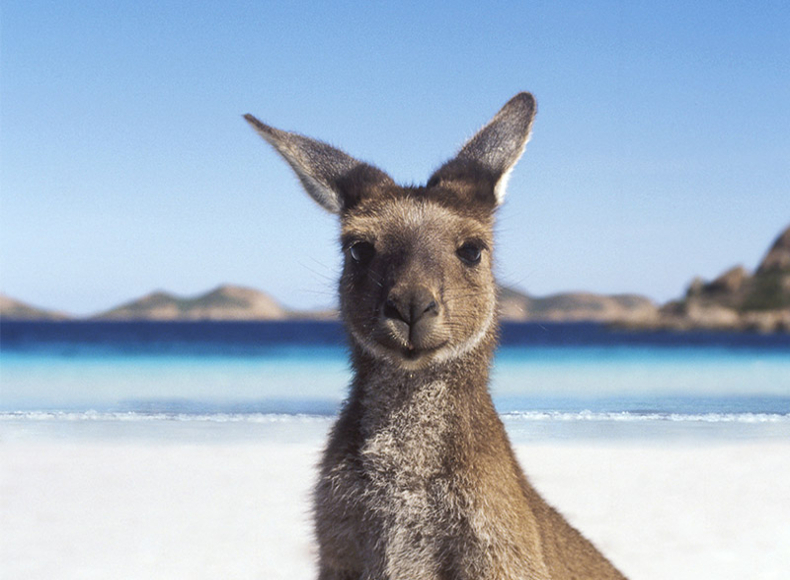
#> input picture kangaroo.jpg, 790 x 580 px
$ jupyter execute --allow-errors 'Assignment 3.ipynb'   (shell and % lines are left out)
#> lines starting #> are read from the running program, lines starting #| are printed output that depends on the picture
### cifar.py
import pickle
import skimage
import numpy as np

def load_cifar10(filename):
    """
    Loads a single batch of CIFAR images (10,000) from the given `filename`.

    In the CIFAR distribution, the color channels are placed as blocks
    within each image, meaning that all red pixels come before the green pixels
    which again are placed before the blue pixels.

    The images returned from this function are converted to the channel-interleaved representation,
    where the red, green, and blue channels for a single pixel are next to each other.
    """
    side_len = 32 # Square images of side length `side_len`
    n_pixels_per_image = side_len * side_len
    with open(filename, 'rb') as f:
        cifar = pickle.load(f, encoding='bytes')
        # Change binary keys to string keys
        cifar = {str(key, encoding='ascii'): val for key, val in cifar.items()}

        images_rgb_in_blocks = skimage.img_as_float(cifar['data'])

        n_images = images_rgb_in_blocks.shape[0]
        n_channels = 3
        n_pixels_per_image = side_len * side_len

        images_rgb = np.zeros(n_images * n_pixels_per_image * n_channels)

        for channel_i in range(n_channels):
            channel = images_rgb_in_blocks.T[channel_i*n_pixels_per_image:(channel_i+1)*n_pixels_per_image]
            images_rgb[channel_i::n_channels] = channel.T.ravel()

        cifar['data'] = images_rgb.reshape(n_images, side_len, side_len, n_channels)

        return cifar['data'], cifar['labels']

### Assignment 3.ipynb
## Assignment 3

### Image mosaic

#### On grading

The homework is graded on a scale of 0 to 100, and each question has a specified number of points. If your answer is not entirely correct, but shows that you are on the right track, we may award partial credit. Overall, you need to acquire at least *45 points* to pass. Otherwise, it is considered as a fail.

[cell 1]
from skimage import io, color, transform, img_as_ubyte
from skimage.io import imshow
import skimage
import numpy as np
import matplotlib.pyplot as plt

# Make figures larger
plt.rcParams['figure.figsize'] = (10.0, 8.0)

In this assignment, you will create your own photographic mosaic. A photographic mosaic is an image made up of tiny but complete images that replace the pixels or small patches of another base image. In simpler terms, the image comprises other images. It's a charming and meta concept that has gained immense popularity on the internet. People have, for instance, created an image of a character from [Harry Potter](http://orig04.deviantart.net/d3f5/f/2010/320/7/4/deathy_hallows_snape___mosaic_by_smallrinilady-d330420.jpg) made out of frames from the movies.

Let's first clarify the terms we will be using in this assignment. The main image that serves as the base of the design is called the *background image*. For instance, in the example given above, the background image would be that of Severus Snape. The smaller images that are used to create the background image are called *replacement images* as they replace the different parts of the background image. In our example, the frames of the movies would be the replacement images.

The creation of the mosaic is split into two tasks:

1. **Make tiles**. Divide the background image into tiles. You can think of each tile as a separate, smaller image.
2. **Image similarity search**. For each tile, find the most similar image from the collection of replacement images and substitute the tile.

## Make tiles

### Ex. 1.1: Reading the file and shaping the image (20 points)

Begin by reading in the background image from the file `kangaroo.jpg` and store a reference in a variable called `bg_image`. As you have probably guessed it is not Harry Potter.


Our tiles will be $32 \times 32$ pixels. This turns out to be a convenient choice, because our pool of replacement images are also $32 \times 32$ pixels, and therefore no resizing will be necessary.

Here are some clearer instructions to read in the background image from the file `kangaroo.jpg` and store it in a variable named `bg_image`:

1. Load the `kangaroo.jpg` file as the background image using an appropriate function from `skimage`.
2. Convert the integer representation of the image to a float representation using an appropriate function provided by the `skimage` library. This step ensures that the color values are in the range of [0, 1].
3. Rescale the image to $120\%$ of its original size using an appropriate function.
4. Adjust the shape of `bg_image` to fit exactly a whole number of tiles, which are 32 by 32 pixels each. Here, you should discard any excess rows and columns without scaling the image. From now on, we work on this adjusted image whose number of rows and columns are divisible by $32$.

[cell 2]
from skimage import io, transform, img_as_float
import matplotlib.pyplot as plt

bg_image = io.imread("kangaroo.jpg")
#> bg_image is the input picture: shape (580, 790, 3); mean R, G, B 163.9, 181.2, 200

fig, axs = plt.subplots(3, figsize=(10, 8))
axs[0].imshow(bg_image)
axs[0].axis('on')
print(f"Original image size: {bg_image.shape}")
#| Original image size: (580, 790, 3)

bg_image_float = img_as_float(bg_image)

bg_image_rescaled = transform.rescale(bg_image_float, scale=1.2)
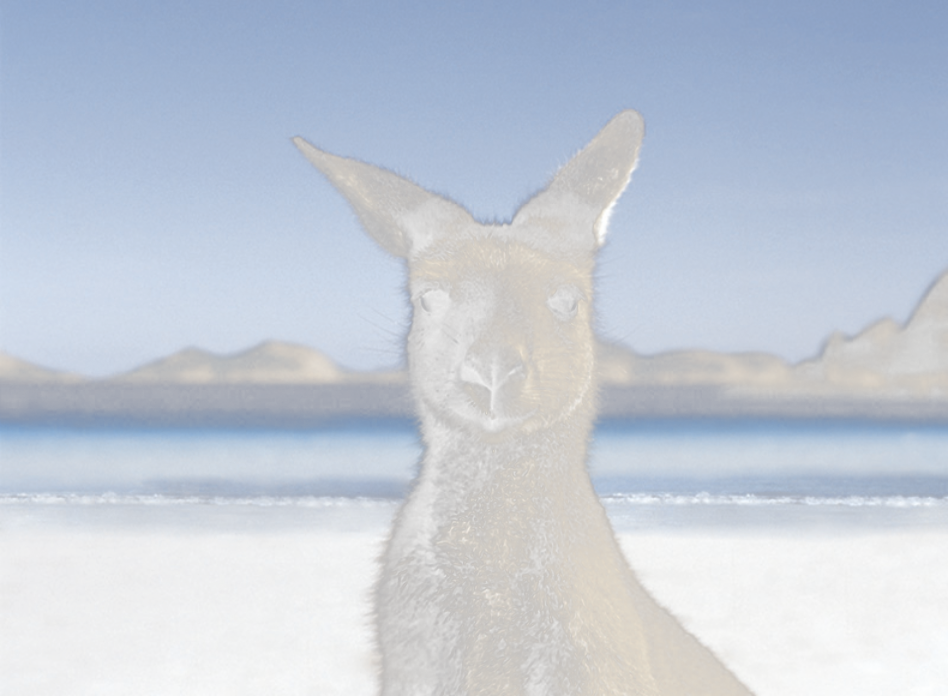
#> bg_image_rescaled: shape (696, 948, 4) float64; mean R, G, B, A 0.651, 0.685, 0.738, 0.775; transparent parts drawn white

if bg_image_rescaled.shape[2] != 3:
    bg_image_rescaled = bg_image_rescaled[:, :, :3]
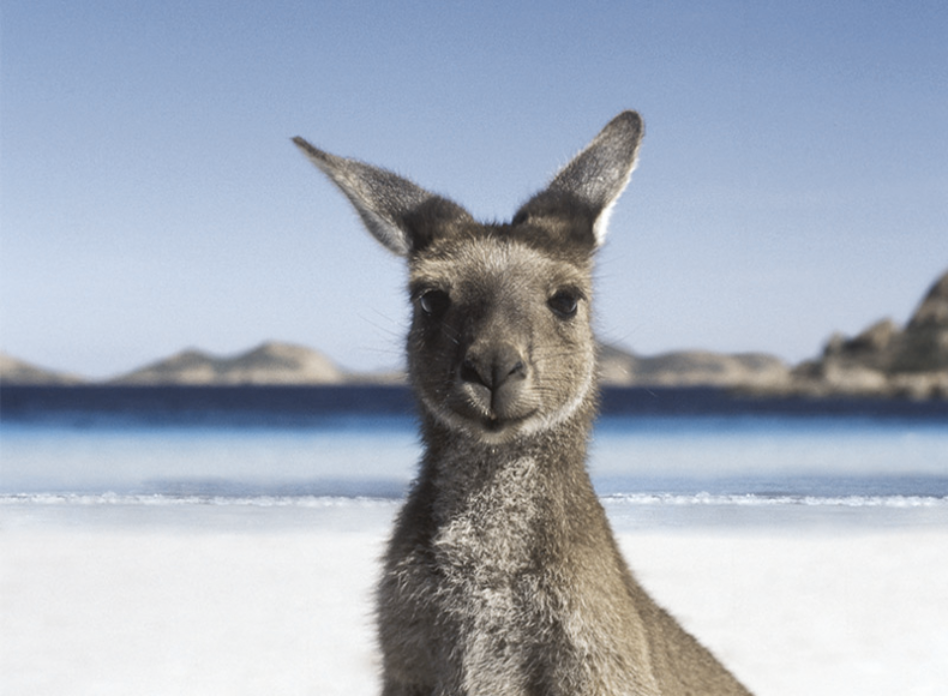
#> bg_image_rescaled: shape (696, 948, 3) float64; mean R, G, B 0.651, 0.685, 0.738

axs[1].imshow(bg_image_rescaled)
axs[1].axis('on')
print(f"Rescaled image size: {bg_image_rescaled.shape}")
#| Rescaled image size: (696, 948, 3)

tile_size = 32
rows, cols, _ = bg_image_rescaled.shape
#> rows = 696; cols = 948
new_rows = (rows // tile_size) * tile_size
#> new_rows = 672
new_cols = (cols // tile_size) * tile_size
#> new_cols = 928
bg_image_rescaled_cropped = bg_image_rescaled[:new_rows, :new_cols]
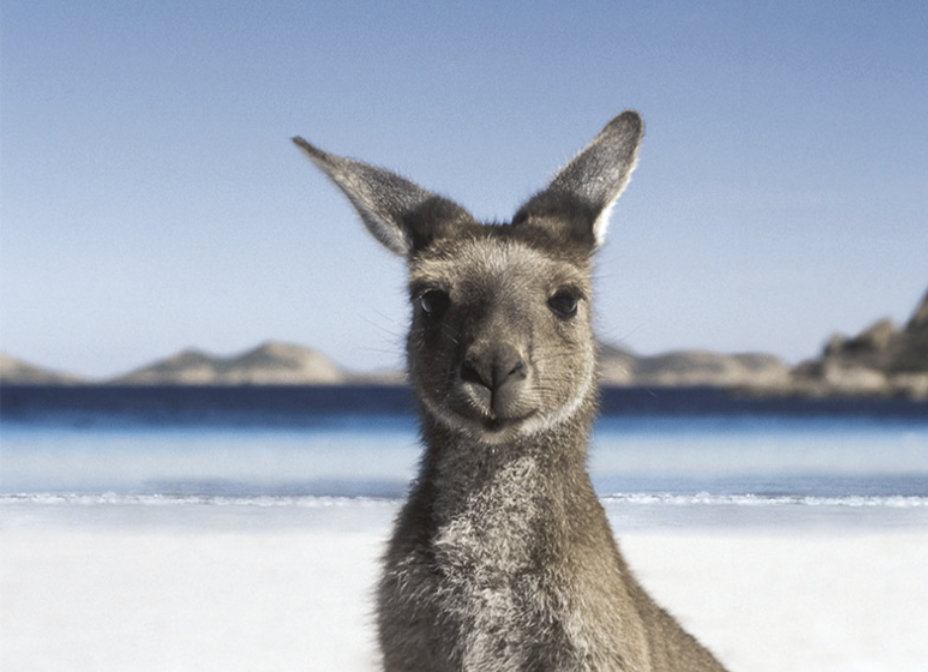
#> bg_image_rescaled_cropped: shape (672, 928, 3) float64; mean R, G, B 0.646, 0.682, 0.737

axs[2].imshow(bg_image_rescaled_cropped)
axs[2].axis('on')
print(f"Cropped image size: {bg_image_rescaled_cropped.shape}")
#| Cropped image size: (672, 928, 3)

plt.show()
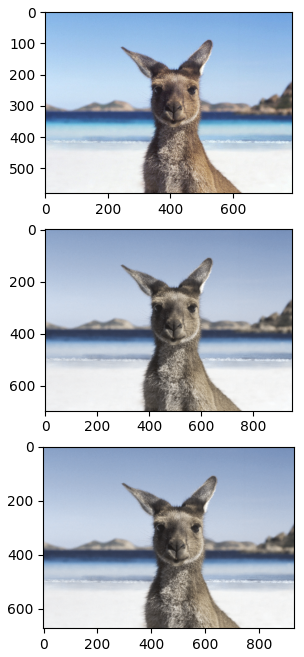
#> figure drawn by matplotlib, 3 panels

### Ex. 1.2: Tile coordinates (24 points)

When arranging tiles, we place them in rows and columns, similar to pixels. This allows us to identify the pixels that a tile at a specific row and column spans.

The following code requires the completion of the `tile_coordinates` function. This function should return two separate 1-dimensional arrays - the first providing the row coordinates of the given tile, and the second providing the column coordinates.

These arrays are then used to index the pixels of the background image as shown here:

```
    ii, jj = tile_coordinates(i, j, tile_size) # it returns the row and column indices spanning the tile at position (i,j)
    tile = bg_image[ii, jj] # Indexing the pixel of the tile (i,j)
```

In order to prove the effectiveness of the process, you can utilize `tile_coordinates` function to generate a new image with lower resolution. In this image, every tile of the background image will be replaced with the *mean color* of that tile. Although the new image will have the same number of pixels as the background image, it will have a much lower resolution appearance, because each tile has a uniform color.

Complete the function `low_resolution` and test it with the `bg_image` and different tile sizes (`tile_size`).

[cell 3]
def tile_coordinates(i, j, tile_size):
    row_start = i*tile_size
    row_end = (i+1)*tile_size
    col_start = j*tile_size
    col_end = (j+1)*tile_size

    ii = np.arange(row_start, row_end)
    jj = np.arange(col_start, col_end)

    return ii, jj

def low_resolution(img, tile_size):

    rows, cols, _ = bg_image.shape

    low_res = np.zeros_like(img)

    for i in range(rows // tile_size):
        for j in range(cols // tile_size ):
           ii, jj = tile_coordinates(i, j, tile_size)

           tile = bg_image[ii, jj]

           mean_color = np.mean(tile, axis=(0, 1))

           low_res[ii, jj] = mean_color

    return low_res

fig, ax = plt.subplots(4)
plt.subplots_adjust(wspace=0.5, hspace=0.5)
for i,ts in enumerate([4,16,32,64]):
    ax[i].imshow(low_resolution(bg_image,ts))
    ax[i].set_title(f"ts={ts}")
    ax[i].set_xticks([0, 500])
    ax[i].set_yticks([0, 250, 500])

plt.show()
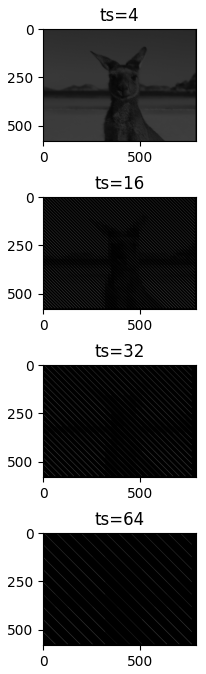
#> figure drawn by matplotlib, 4 panels

## Image similarity search

After finishing the previous assignment, you have all the necessary components to create a photographic mosaic. The next step is to select images from a pool of replacements most similar to the tiles they are replacing.

To begin, you need to load the set of replacement images.

### Ex. 1.3: Load the replacement images (10 points)

To access the CIFAR-10 dataset, navigate to the dataset homepage <a href=http://www.cs.toronto.edu/~kriz/cifar.html>here</a>. Once there, locate and click the download link specifically for the Python version of the dataset. Verify that you have selected the correct edition before proceeding with the download. The download will result in a compressed file named `cifar-10-python.tar.gz`. Store this file in the same directory as your notebook file. Use your preferred file extraction tool to decompress the file. Once decompressed, the directory containing your notebook should now display a new subdirectory named `cifar-10-batches-py`, which contains the dataset's contents.

In the `cifar` module, we have included a `load_cifar10` function. You can use this function to load image data from a file. It accepts a filename as a parameter and returns a 4-dimensional `numpy` array that contains the image data. Additionally, it also returns a 1-dimensional array that holds the labels for each image. These labels indicate the category of the image. While the labels are not mandatory for this assignment, you can use them to filter images based on your preferences. For example, you can use them to work with images of a particular category, like kittens.

You can use the images from only one batch, for example, `data_batch_1`, but feel free.

[cell 4]
from cifar import load_cifar10
#> (the rest of this cell did not finish here and is left out)


Display a random image from the collection. Your code should display a new random image each time the cell is executed.

[cell 5]
import random

#> (the rest of this cell did not finish here and is left out)

### Image search

Let's focus on a single tile to understand how to find a similar replacement image. The process is the same for all the tiles. The basic idea is to represent both the tile and possible replacement images as vectors and measure the distance between them. If the distance between a tile and a replacement image is low, it means that they are similar, and the replacement image is a good candidate. The best candidate is the one that minimizes the distance.

One way to approach finding replacement images is to think of it as an image search engine. You provide a query image and an image collection, and in return, you get a ranked list of the most similar images from the collection. We have provided two functions that implement parts of this process. The `image_distance_query` function calculates the distance between query images and all images in a collection, and the `plot_best_matches` function visualizes the query images with the top k matches.

However, there is one crucial ingredient missing, and the quality of image retrieval depends entirely on it. We need a function that can convert raw images into vectors that can be compared. Below, we will ask you to write several versions of this function. Please note that you should not have to change anything in the cell following this text.

[cell 6]
from scipy.spatial.distance import cdist

# [28 lines left out: functions image_distance_query, plot_best_matches, not called in this run]

### Ex 1.4: Average color vector (20 points)

The `image_distance_query` function needs a function argument called `to_vector_fn` that converts a 2-dimensional image to a 1-dimensional array or vector. Note that the size of the resulting vector is independent of the input image size. The quality of image retrieval depends on how you define this function.

To start with, we need to complete the implementation of the `average_color` function, which returns the mean RGB color across all pixels. It means that the vector representation of an input image is an array of size tree corresponding to the mean values for red, green, and blue over all pixels.

To calculate distances and visualize the results, you can use the `image_distance_query` and `plot_best_matches` functions. Choose 5 images from the replacement pool as query images and use a subset of the replacement images (e.g. 1000) while developing your code. However, make sure to switch to the full set before submitting your work.

[cell 7]
# [7 lines left out: function average_color, not called in this run]

#> (the rest of this cell did not finish here and is left out)

### (OPT) Ex 1.5: 8 by 8 grayscale

Create a new function that first reduces the images to grayscale, then resizes the $32 \times 32$ input image to an $8 \times 8$ image by taking the mean pixel intensity in all $4 \times 4$ squares. (You can check if there is a function in `skimage` that does this). Finally flatten the image to one dimension before returning.

Calculate distances and visualize as before.

### (OPT) Ex 1.6: Hue histogram

Create a function that converts an image to the HSV color space using `color.rgb2hsv`. The function should then create a histogram on the hue (first) channel. It's important to note that the edges of the bins should be fixed to ensure that they are comparable across different images.

Once the histogram is created, calculate the distances and visualize them as you have done before.

[cell 8]
# Your code here
# [6 lines left out: function hsv, not called in this run]

# Your code here

### (OPT) Ex 1.7: Joint hue and saturation histogram

Extend the function from the previous assigment to create a joint histogram over the hue and saturation channels. As before the bins should be fixed. Use the function `np.histogram2d` to create the histograms.

[cell 9]
# Your code here
# [5 lines left out: function extended_hsv, not called in this run]

# Your code here

### (OPT) Ex 1.8: Any other strategy you might think of

Here is a chance to be creative. Mixing strategies is also a possiblity.

[cell 10]
# Your code here (possibly)

### Ex 1.9: Render photographic mosaic (26 points)

Take the best image-to-vector function from above and use it together with `image_distance_query` to build your image mosaic. You may reuse some of the code you wrote in the `low_resolution` function.

For computational efficiency you should make sure to only call `image_distance_query` once, and not inside of the loop!

OPTIONAL: As an optional exercise, write your code in a way that it can process different values for `tile_size`.

[cell 11]
from skimage.io import imread
from skimage.transform import resize
import numpy as np
import matplotlib.pyplot as plt

def average_color(image):
    return np.mean(image, axis=(0, 1))

# [34 lines left out: functions image_distance_query, generate_mosaic, not called in this run]

target_image = 'kangaroo.jpg'
#> (the rest of this cell did not finish here and is left out)
